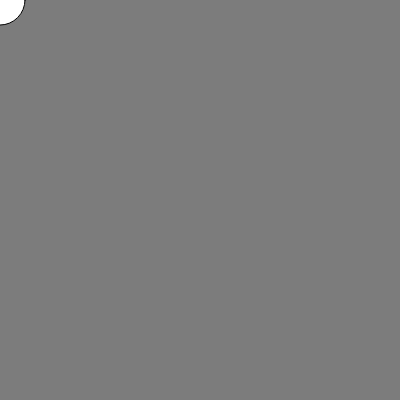
Frame 1 (no input)
Frame 60 (no input): identical to frame 1, image omitted
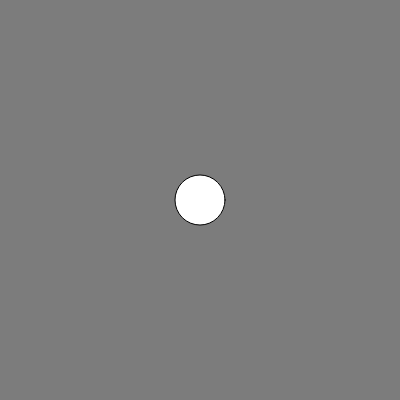
Frame 120 (the mouse pressed at the canvas centre since frame 60)

The p5.js sketch that drew these frames (run headless with seeded random() and noise() and a simulated clock; from frame 60 on, the mouse is pressed at the canvas centre):

// p5.js sketch
// ── sketch.js
let things = [];

function setup() {
  createCanvas(400, 400);
  things = [];
  things.push(new Thing(10, 20, 50));
}

function draw() {
  background(124);
  things[things.length-1].x = mouseX;
  things[things.length-1].y = mouseY;
  for (let i = 0; i < things.length; i++) {
    things[i].show();
  }
}

class Thing {
  constructor(x, y, d) {
    this.x = x;
    this.y = y;
    this.d = d;
  }

  show() {
    ellipse(this.x, this.y, this.d, this.d);
  }

  split() {
    things.shift();
    things.push(new Thing(this.x -this.d, this.y - this.d, this.d/2))
    things.push(new Thing(this.x + this.d * 3, this.y, this.d/2))
  }
}
